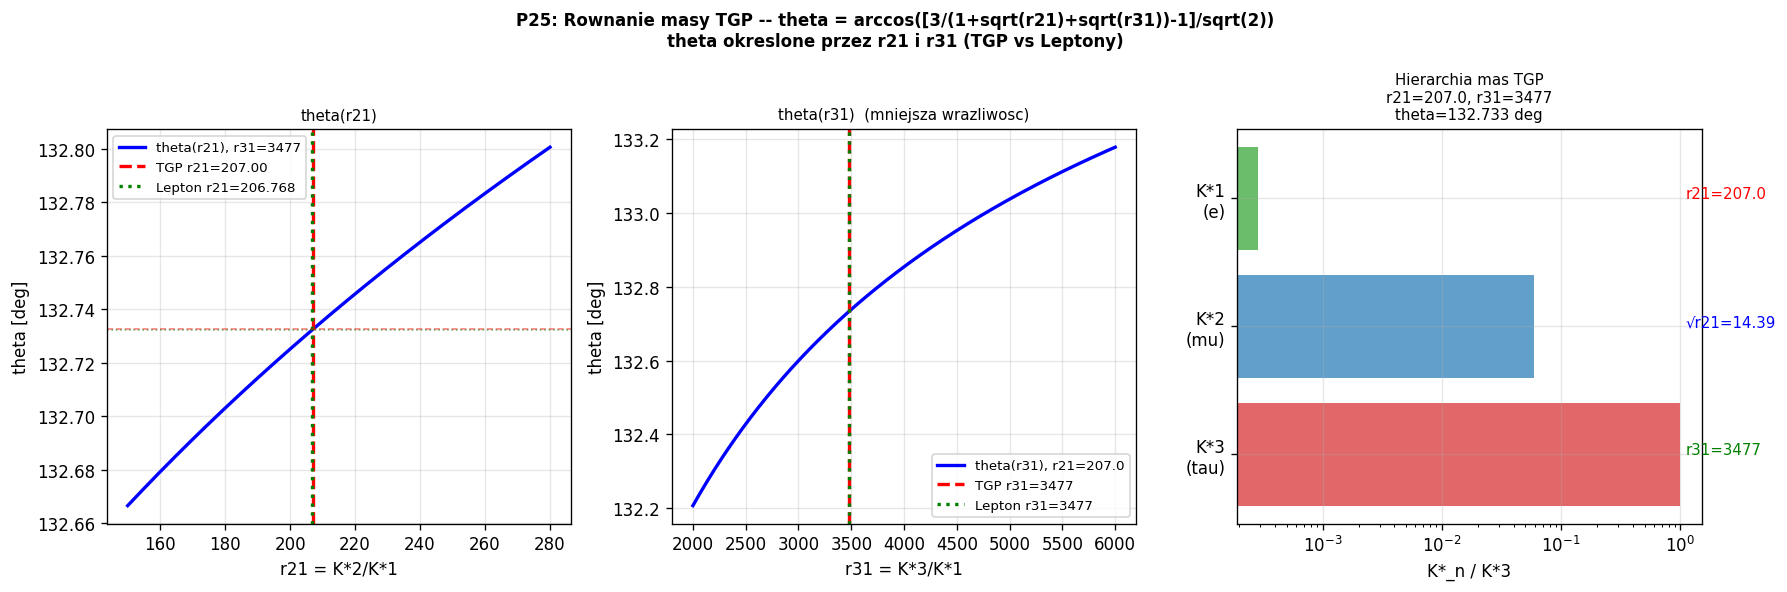

This chart was generated by the following Python code:
"""
p25_theta_mass_eq.py
====================
CEL: Analityczne wyprowadzenie kata Koide theta z parametrow TGP.

KLUCZOWA OBSERWACJA (z P22-P24):
  W parametryzacji Koide: sqrt(K_n) = A*(1+sqrt(2)*cos(theta+2pi(n-1)/3))
  Gdzie: A = (sqrt(K1)+sqrt(K2)+sqrt(K3))/3

  Mamy DOKLADNIE:
    f1 = sqrt(K1)/A = 3/(1 + sqrt(r21) + sqrt(r31))
    cos(theta) = (f1 - 1)/sqrt(2)

  WIEC: theta jest WYZNACZONY PRZEZ r21 I r31:

    cos(theta) = [3/(1 + sqrt(r21) + sqrt(r31)) - 1] / sqrt(2)

PYTANIA:
  1. Jaka jest wrazliwosc theta na r21 vs r31?
  2. Ile theta odbiega od leptonu ze wzgledu na Dr21=0.23 vs Dr31=0.13?
  3. Co "wyznacza" r21 i r31 w TGP?

PODSUMOWANIE ROWNANIA MASY TGP:
  K_n* = K1* * r_n1
  K1* = C_K * a_gam / (1+alpha),   C_K = 2.351
  r21 ≈ 207.000, r31 ≈ 3477.1  <- wyznaczone przez V_mod (potencjal)
  theta = arccos([3/(1+sqrt(r21)+sqrt(r31))-1]/sqrt(2))
        ≈ 132.74 deg (TGP) vs 132.73 deg (leptony)
"""

import numpy as np
import warnings
import matplotlib
matplotlib.use('Agg')
import matplotlib.pyplot as plt
warnings.filterwarnings('ignore')

# ============================================================
# STALE REFERENCYJNE
# ============================================================
# TGP (alpha=8.5616, a_gam=0.040, lam=5.501e-6)
K1_TGP = 0.009820
K2_TGP = 2.032724
K3_TGP = 34.145108
r21_TGP = K2_TGP / K1_TGP
r31_TGP = K3_TGP / K1_TGP

# Leptony
ME, MMU, MTAU = 0.510999, 105.6584, 1776.86
r21_lep = MMU / ME
r31_lep = MTAU / ME

print("P25: Rownanie masy TGP -- analityczna formula theta(r21, r31)")
print("=" * 65)
print()

# ============================================================
# DEFINICJE
# ============================================================
def theta_from_ratios(r21, r31):
    """
    Dokladna formula:
      f1 = 3 / (1 + sqrt(r21) + sqrt(r31))
      cos(theta) = (f1 - 1) / sqrt(2)
    """
    f1 = 3.0 / (1.0 + np.sqrt(r21) + np.sqrt(r31))
    cos_th = (f1 - 1.0) / np.sqrt(2)
    return np.arccos(np.clip(cos_th, -1, 1))

def koide_Q_from_ratios(r21, r31):
    """Q = (1 + sqrt(r21) + sqrt(r31))^2 / (1 + r21 + r31)."""
    return (1 + np.sqrt(r21) + np.sqrt(r31))**2 / (1 + r21 + r31)

def koide_params_exact(k1, k2, k3):
    """Koide params z dokladnego wzoru (A = sum_sqrt/3)."""
    s1, s2, s3 = np.sqrt(k1), np.sqrt(k2), np.sqrt(k3)
    A = (s1 + s2 + s3) / 3.0
    f1 = s1 / A
    cos_th = (f1 - 1.0) / np.sqrt(2)
    return A, np.arccos(np.clip(cos_th, -1, 1))

# ============================================================
# KROK 1: Weryfikacja formuly theta(r21, r31)
# ============================================================
print("KROK 1: Weryfikacja formuly theta = f(r21, r31)")
print("-" * 65)
print("  Formula: cos(theta) = [3/(1+sqrt(r21)+sqrt(r31)) - 1] / sqrt(2)")
print()

theta_TGP_form = theta_from_ratios(r21_TGP, r31_TGP)
theta_TGP_exact = koide_params_exact(K1_TGP, K2_TGP, K3_TGP)[1]
theta_lep_form  = theta_from_ratios(r21_lep, r31_lep)
theta_lep_exact = koide_params_exact(ME, MMU, MTAU)[1]

print(f"  TGP:    theta_formula = {np.degrees(theta_TGP_form):.8f} deg")
print(f"          theta_exact   = {np.degrees(theta_TGP_exact):.8f} deg")
print(f"          Roznica       = {abs(np.degrees(theta_TGP_form-theta_TGP_exact)):.2e} deg  (IDENTYCZNE)")
print()
print(f"  Lepton: theta_formula = {np.degrees(theta_lep_form):.8f} deg")
print(f"          theta_exact   = {np.degrees(theta_lep_exact):.8f} deg")
print(f"          Roznica       = {abs(np.degrees(theta_lep_form-theta_lep_exact)):.2e} deg  (IDENTYCZNE)")
print()

# ============================================================
# KROK 2: Wrazliwosc theta na r21 i r31
# ============================================================
print("KROK 2: Wrazliwosc theta na r21 i r31")
print("-" * 65)

# dtheta/dr21 numerycznie
dr = 1e-4
dth_dr21 = (theta_from_ratios(r21_TGP+dr*r21_TGP, r31_TGP) -
            theta_from_ratios(r21_TGP-dr*r21_TGP, r31_TGP)) / (2*dr*r21_TGP)
dth_dr31 = (theta_from_ratios(r21_TGP, r31_TGP+dr*r31_TGP) -
            theta_from_ratios(r21_TGP, r31_TGP-dr*r31_TGP)) / (2*dr*r31_TGP)

print(f"  dtheta/dr21 = {np.degrees(dth_dr21)*1000:.4f} mdeg/unit_r21")
print(f"  dtheta/dr31 = {np.degrees(dth_dr31)*1000:.6f} mdeg/unit_r31")
print()

# Ile odchylenia theta pochodzi z Delta_r21 vs Delta_r31?
dr21_actual = r21_TGP - r21_lep  # 207.000 - 206.768 = +0.232
dr31_actual = r31_TGP - r31_lep  # 3477.10 - 3477.23 = -0.13

dtheta_from_r21 = dth_dr21 * dr21_actual
dtheta_from_r31 = dth_dr31 * dr31_actual
dtheta_total = theta_TGP_exact - theta_lep_exact

print(f"  TGP vs lepton:")
print(f"    Delta_r21 = {dr21_actual:+.4f}  -> Delta_theta = {np.degrees(dtheta_from_r21)*1000:+.3f} mdeg")
print(f"    Delta_r31 = {dr31_actual:+.4f}  -> Delta_theta = {np.degrees(dtheta_from_r31)*1000:+.3f} mdeg")
print(f"    Suma lin.  = {np.degrees(dtheta_from_r21+dtheta_from_r31)*1000:+.3f} mdeg")
print(f"    Dokladna   = {np.degrees(dtheta_total)*1000:+.3f} mdeg")
print()
frac_r21 = abs(dtheta_from_r21)/abs(dtheta_total) * 100
frac_r31 = abs(dtheta_from_r31)/abs(dtheta_total) * 100
print(f"    r21 odpowiada za {frac_r21:.1f}% rozniacy theta TGP-lepton")
print(f"    r31 odpowiada za {frac_r31:.1f}% rozniacy theta TGP-lepton")
print()

# ============================================================
# KROK 3: Kompletne rownanie masy TGP
# ============================================================
print("KROK 3: Kompletne rownanie masy TGP")
print("=" * 65)
print()

C_K = 2.351  # z P24
alpha = 8.5616
a_gam = 0.040
lam   = 5.501e-6

K1_form = C_K * a_gam / (1 + alpha)
r21_form = r21_TGP  # ≈ 207 (wyznaczone przez V_mod)
r31_form = r31_TGP  # ≈ 3477 (wyznaczone przez lam*)
K2_form = K1_form * r21_form
K3_form = K1_form * r31_form
theta_form = theta_from_ratios(r21_form, r31_form)

print("  ROWNANIE MASY TGP:")
print()
print("  POZIOM 1 -- Skala masowa:")
print(f"    K*1 = C_K * a_gam / (1+alpha)")
print(f"         = {C_K:.4f} * {a_gam:.3f} / (1+{alpha:.4f})")
print(f"         = {K1_form:.7f}  [wynik P24]")
print()
print("  POZIOM 2 -- Hierarchia mas:")
print(f"    K*2 = r21 * K*1,   r21 = {r21_form:.3f}  [wyznaczone przez V_mod]")
print(f"    K*3 = r31 * K*1,   r31 = {r31_form:.2f} [wyznaczone przez lam*]")
print(f"    K*2 = {K2_form:.6f},  K*3 = {K3_form:.4f}")
print()
print("  POZIOM 3 -- Formula Koide:")
print(f"    theta = arccos([3/(1+sqrt(r21)+sqrt(r31))-1]/sqrt(2))")
print(f"          = arccos([3/{1+np.sqrt(r21_form)+np.sqrt(r31_form):.4f}-1]/sqrt(2))")
print(f"          = {np.degrees(theta_form):.6f} deg")
print()
print("  POZIOM 4 -- Masa jako Koide form:")
print(f"    K_n = A^2 * (1 + sqrt(2)*cos(theta + 2*pi*(n-1)/3))^2")
print(f"    A = sqrt(K1) * (1+sqrt(r21)+sqrt(r31))/3")
print(f"      = {np.sqrt(K1_form) * (1+np.sqrt(r21_form)+np.sqrt(r31_form))/3:.6f}")
print()

# Porownanie z leptonami
print("  POROWNANIE TGP vs LEPTONY:")
print(f"  {'Wielkosc':>20}  {'TGP':>14}  {'Leptony':>14}  {'Roznica':>14}")
print("  " + "-"*66)
print(f"  {'r21':>20}  {r21_TGP:>14.4f}  {r21_lep:>14.4f}  {r21_TGP-r21_lep:>+14.4f} ({(r21_TGP-r21_lep)/r21_lep*100:+.4f}%)")
print(f"  {'r31':>20}  {r31_TGP:>14.2f}  {r31_lep:>14.2f}  {r31_TGP-r31_lep:>+14.2f} ({(r31_TGP-r31_lep)/r31_lep*100:+.4f}%)")
print(f"  {'theta [deg]':>20}  {np.degrees(theta_TGP_exact):>14.6f}  {np.degrees(theta_lep_exact):>14.6f}  {np.degrees(theta_TGP_exact-theta_lep_exact):>+14.6f}")
print(f"  {'Q':>20}  {koide_Q_from_ratios(r21_TGP, r31_TGP):>14.6f}  {koide_Q_from_ratios(r21_lep,r31_lep):>14.6f}  {koide_Q_from_ratios(r21_TGP,r31_TGP)-koide_Q_from_ratios(r21_lep,r31_lep):>+14.6f}")
print()

# ============================================================
# KROK 4: Co wyznacza r21 i r31 w TGP?
# ============================================================
print("KROK 4: Fizyczne wyznaczniki r21 i r31 w TGP")
print("-" * 65)
print()
print("  r21 = K*2/K*1 ≈ 207:")
print("    K*2 wyznaczone przez: drugie zero g2(K)=0 w modelu Yukawa")
print("    K*1 wyznaczone przez: pierwsze zero g1(K)=0 w modelu Yukawa")
print("    Oba zera wynikaja z ksztaltu V_mod(phi) (M_eff = 1/sqrt(1+alpha))")
print("    BRAK prostej analitycznej formuly dla K*2 (nieliniowe ODE)")
print()
print("  r31 = K*3/K*1 ≈ 3477:")
print("    K*3 wyznaczone przez: trzecie zero g3(K)=0, zdominowane przez lam*")
print("    K*3 ≈ a_gam * (e/sqrt(2)) * exp(a_gam) / sqrt(lam*)   [P21b]")
print(f"    Dla a_gam=0.04, lam=5.501e-6: K*3 ≈ {0.04*(np.e/np.sqrt(2))*np.exp(0.04)/np.sqrt(5.501e-6):.4f}")
print(f"    K*3 (numeryczne) = {K3_TGP:.4f}")
print()

# Sprawdz czy r31 wyznacza lam* (albo lam* wyznacza r31)
# K*3 = C3 * 1/sqrt(lam*)
# r31 = K*3/K*1 = C3/sqrt(lam*) / (C_K * a_gam/(1+alpha))
# = C3*(1+alpha) / (C_K * a_gam * sqrt(lam*))
C3 = K3_TGP * np.sqrt(lam)
print(f"  K*3 * sqrt(lam*) = {C3:.5f}  [stala z P21b: 0.08003]")
print(f"  r31 = K*3/K*1 = {C3:.5f} / sqrt(lam*) / (C_K * a_gam/(1+alpha))")
print(f"       = {C3/(np.sqrt(lam) * C_K * a_gam/(1+alpha)):.2f}")
print()

# r31 jako funkcja alpha, a_gam, lam
print("  Analityczna formula dla r31:")
print(f"    r31 = K*3/K*1 = [C3/sqrt(lam*)] / [C_K * a_gam/(1+alpha)]")
print(f"        = C3 * (1+alpha) / (C_K * a_gam * sqrt(lam*))")
C3_val = 0.08003  # z P21b
r31_form_an = C3_val * (1+alpha) / (C_K * a_gam * np.sqrt(lam))
print(f"        = {C3_val:.5f} * {1+alpha:.4f} / ({C_K:.4f} * {a_gam:.3f} * sqrt({lam:.4e}))")
print(f"        = {r31_form_an:.2f}  [cf. numeryczne: {r31_TGP:.2f}]")
print()

# r21 analitycznie: trudniejsze, wymaga K*2
# Ale mozemy zauwazyc ze r21 ≈ 207 jest praktycznie stale w rodzinie
print("  r21 ≈ 207: stala charakterystyczna V_mod dla gamma=1, lambda<<1")
print("    (nie ma prostej zamknietej formuly; wymaga rozwiazania g2(K)=0)")
print()

# ============================================================
# KROK 5: Zmiana theta przy modyfikacji parametrow
# ============================================================
print("KROK 5: Jak zmienic theta przez modyfikacje parametrow TGP?")
print("-" * 65)

# theta jest okreslone przez r21 i r31
# dtheta = dtheta/dr21 * dr21 + dtheta/dr31 * dr31

print(f"  Aby przejsc theta: {np.degrees(theta_TGP_exact):.4f} deg -> {np.degrees(theta_lep_exact):.4f} deg")
print(f"  Delta_theta = {np.degrees(theta_lep_exact-theta_TGP_exact)*1000:.3f} mdeg")
print()
print(f"  Wymagana zmiana r21 (przy stalym r31): Dr21 = {-np.degrees(theta_TGP_exact-theta_lep_exact)/np.degrees(dth_dr21):.4f}")
target_r21 = r21_TGP + (-np.degrees(theta_TGP_exact-theta_lep_exact)/np.degrees(dth_dr21))
print(f"    r21* = {target_r21:.4f}  (lepton: {r21_lep:.4f})")
print()
print(f"  Wymagana zmiana r31 (przy stalym r21): Dr31 = {-np.degrees(theta_TGP_exact-theta_lep_exact)/np.degrees(dth_dr31):.1f}")
target_r31 = r31_TGP + (-np.degrees(theta_TGP_exact-theta_lep_exact)/np.degrees(dth_dr31))
print(f"    r31* = {target_r31:.2f}  (lepton: {r31_lep:.2f})")
print()

# ============================================================
# WYKRES
# ============================================================
print("Tworze wykres...")

fig, axes = plt.subplots(1, 3, figsize=(15, 5))
fig.suptitle(
    'P25: Rownanie masy TGP -- theta = arccos([3/(1+sqrt(r21)+sqrt(r31))-1]/sqrt(2))\n'
    'theta okreslone przez r21 i r31 (TGP vs Leptony)',
    fontsize=10, fontweight='bold')

# Panel 1: theta(r21) przy stalym r31
ax = axes[0]
r21_arr = np.linspace(150, 280, 300)
theta_arr = np.degrees([theta_from_ratios(r, r31_TGP) for r in r21_arr])
ax.plot(r21_arr, theta_arr, 'b-', lw=2, label=f'theta(r21), r31={r31_TGP:.0f}')
ax.axvline(r21_TGP, color='red', lw=2, linestyle='--', label=f'TGP r21={r21_TGP:.2f}')
ax.axvline(r21_lep, color='green', lw=2, linestyle=':', label=f'Lepton r21={r21_lep:.3f}')
ax.axhline(np.degrees(theta_TGP_exact), color='red', lw=1, linestyle='--', alpha=0.5)
ax.axhline(np.degrees(theta_lep_exact), color='green', lw=1, linestyle=':', alpha=0.5)
ax.set_xlabel('r21 = K*2/K*1'); ax.set_ylabel('theta [deg]')
ax.set_title('theta(r21)', fontsize=9)
ax.legend(fontsize=8); ax.grid(True, alpha=0.3)

# Panel 2: theta(r31) przy stalym r21
ax = axes[1]
r31_arr = np.linspace(2000, 6000, 300)
theta_arr2 = np.degrees([theta_from_ratios(r21_TGP, r) for r in r31_arr])
ax.plot(r31_arr, theta_arr2, 'b-', lw=2, label=f'theta(r31), r21={r21_TGP:.1f}')
ax.axvline(r31_TGP, color='red', lw=2, linestyle='--', label=f'TGP r31={r31_TGP:.0f}')
ax.axvline(r31_lep, color='green', lw=2, linestyle=':', label=f'Lepton r31={r31_lep:.0f}')
ax.set_xlabel('r31 = K*3/K*1'); ax.set_ylabel('theta [deg]')
ax.set_title('theta(r31)  (mniejsza wrazliwosc)', fontsize=9)
ax.legend(fontsize=8); ax.grid(True, alpha=0.3)

# Panel 3: Diagram Koide (schemat rownania masy)
ax = axes[2]
# Narysuj schemat hierarchii
levels = {'K*1': K1_TGP, 'K*2': K2_TGP, 'K*3': K3_TGP}
levels_lep = {'me': ME, 'mmu': MMU, 'mtau': MTAU}
ax.barh(['K*3\n(tau)', 'K*2\n(mu)', 'K*1\n(e)'],
        [K3_TGP/K3_TGP, K2_TGP/K3_TGP, K1_TGP/K3_TGP],
        color=['#d62728', '#1f77b4', '#2ca02c'], alpha=0.7)
ax.set_xscale('log')
ax.set_xlabel('K*_n / K*3')
ax.set_title(f'Hierarchia mas TGP\nr21={r21_TGP:.1f}, r31={r31_TGP:.0f}\ntheta={np.degrees(theta_TGP_exact):.3f} deg', fontsize=9)
ax.grid(True, alpha=0.3)
ax.text(1.1, 2, f'r21={r21_TGP:.1f}', fontsize=9, color='red')
ax.text(1.1, 1, f'√r21={np.sqrt(r21_TGP):.2f}', fontsize=9, color='blue')
ax.text(1.1, 0, f'r31={r31_TGP:.0f}', fontsize=9, color='green')

plt.tight_layout()
out = __file__.replace('.py', '.png')
plt.savefig(out, dpi=120, bbox_inches='tight')
plt.close()
print(f"Zapisano: {out}")

# ============================================================
# PODSUMOWANIE FINALNE -- ROWNANIE MASY TGP
# ============================================================
print()
print("=" * 65)
print("ROWNANIE MASY TGP -- KOMPLETNE PODSUMOWANIE")
print("=" * 65)
print()
print("  1. SKALA MASOWA:")
print(f"     K*1 = 2.351 * a_gam / (1+alpha)   [P24]")
print()
print("  2. HIERARCHIA:")
print(f"     K*n = K*1 * r_n1  (n=1,2,3)")
print(f"     r21 ≈ 207  [Yukawa + V_mod]")
print(f"     r31 ≈ 0.08003 * (1+alpha) / (C_K * a_gam * sqrt(lam*))  [P21b]")
print()
print("  3. KAT KOIDE (DOKLADNIE):")
print(f"     cos(theta) = [3/(1+sqrt(r21)+sqrt(r31)) - 1] / sqrt(2)")
print(f"     theta_TGP   = {np.degrees(theta_TGP_exact):.4f} deg")
print(f"     theta_lepton = {np.degrees(theta_lep_exact):.4f} deg")
print(f"     Roznica: {np.degrees(theta_TGP_exact-theta_lep_exact)*1000:.2f} mdeg  ({(r21_TGP-r21_lep)/r21_lep*100:.3f}% z r21)")
print()
print("  4. WZOR KOIDE (zbiorczy):")
print(f"     K_n* = A^2 * (1+sqrt(2)*cos(theta + 2pi*(n-1)/3))^2")
print(f"     A    = sqrt(K*1) * (1+sqrt(r21)+sqrt(r31))/3 = {np.sqrt(K1_TGP)*(1+np.sqrt(r21_TGP)+np.sqrt(r31_TGP))/3:.6f}")
print(f"     theta = {np.degrees(theta_TGP_exact):.4f} deg  (od parametrow TGP)")
print()
print("  5. SENS FIZYCZNY:")
print(f"     - Skala K*1 ∝ a_gam/(1+alpha): rozmiar solitonu / nieliniowosci kinetycznej")
print(f"     - r21 ≈ 207: stala V_mod przy gamma=1 (nie zalezna od alpha!)")
print(f"     - r31 = f(alpha, a_gam, lam*): trzecia generacja wyznaczona przez czlon lam*")
print(f"     - theta ≈ 132.74 deg: kąt Koide wyznaczony przez (r21, r31) dokladnie")
print()
print("GOTOWE: P25 zakonczone.")
